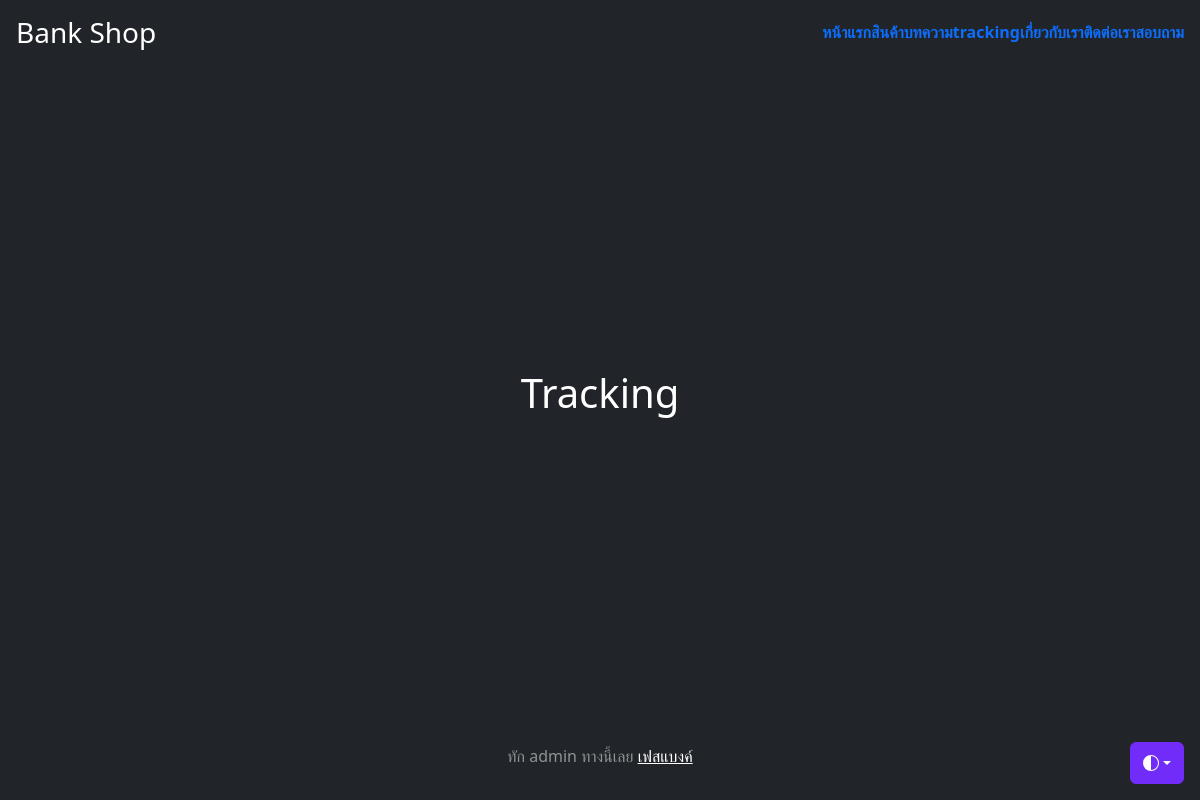
Before: /tracking with the older database file.
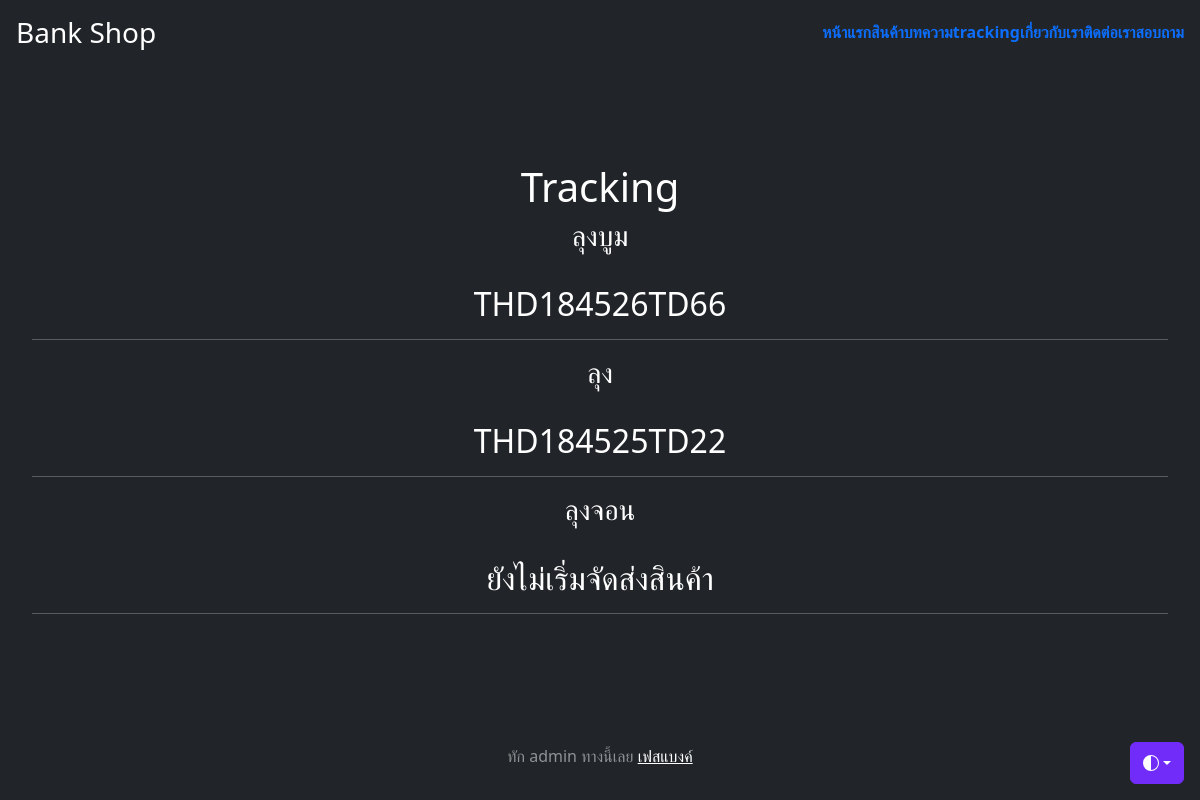
After: the same page with the newer database file.
### myapp/models.py (models this page shows, shortened)
class Tracking(models.Model):
    name = models.CharField(max_length=100)
    tel = models.CharField(max_length=100)
    tracking = models.CharField(max_length=100,null=True,blank=True)
    other = models.TextField(null=True,blank=True)

### myapp/views.py (the view)
# urls.py: path('tracking', TrackingPage, name='tracking'),
def TrackingPage(request):
    tracks = Tracking.objects.all() #objects.filter(name='สมชาย') สามารถใช้ search ได้
    context = {'tracks':tracks}
    return render(request, 'myapp/tracking.html', context)

### myapp/templates/myapp/tracking.html (shortened to what this page needs)
{% extends 'myapp/base.html' %}
{% block content %}
<h1>Tracking</h1>
{% for t in tracks %}
    {% if t.tracking %}
    <h3>{{t.name}}</h3><br />
    <h2>{{t.tracking}}</h2>
    <hr />
    {% else %}
    <h3>{{t.name}}</h3><br />
    <h2>ยังไม่เริ่มจัดส่งสินค้า</h2>
    <hr />
    {% endif %}
{% endfor %}
{% endblock content %}

Changed rows visible on the page:
added Tracking: name "ลุงบูม", tracking "THD184526TD66"
added Tracking: name "ลุง", tracking "THD184525TD22"
added Tracking: name "ลุงจอน"
